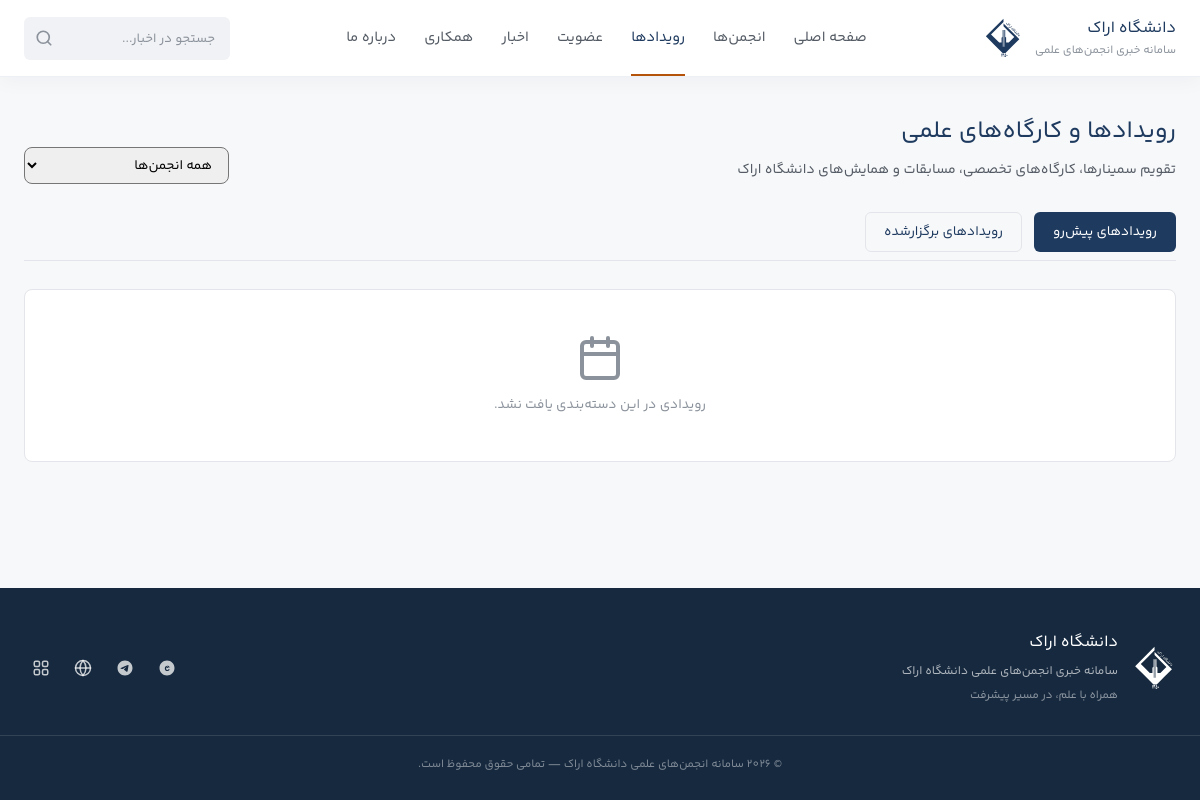
Before: /events.php with the older database file.
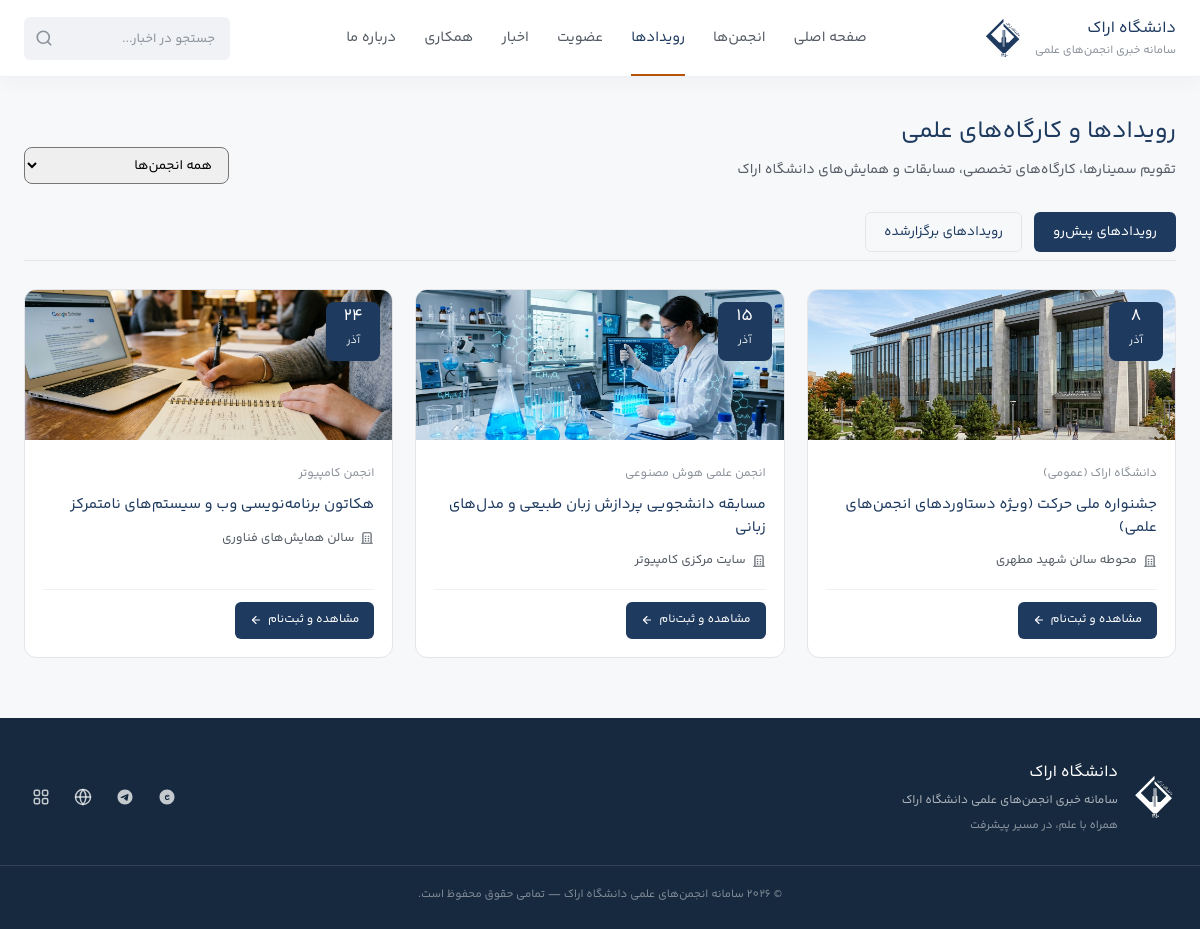
After: the same page with the newer database file.
### tables this page shows
CREATE TABLE IF NOT EXISTS `events` (
  `id` int(11) NOT NULL AUTO_INCREMENT PRIMARY KEY,
  `association_id` int(11) NOT NULL DEFAULT 0,
  `title` varchar(255) NOT NULL,
  `description` text DEFAULT NULL,
  `location` varchar(255) DEFAULT NULL,
  `starts_at` datetime NOT NULL,
  `ends_at` datetime DEFAULT NULL,
  `image` varchar(255) DEFAULT NULL,
  `form_id` int(11) NOT NULL DEFAULT 0,
  `is_published` tinyint(1) NOT NULL DEFAULT 1,
  `created_at` datetime DEFAULT CURRENT_TIMESTAMP,
  KEY `idx_events_starts` (`starts_at`, `is_published`)
) DEFAULT CHARSET=utf8mb4;

CREATE TABLE IF NOT EXISTS `associations` (
  `id` int(11) NOT NULL AUTO_INCREMENT PRIMARY KEY,
  `name` varchar(255) NOT NULL,
  `description` text,
  `goals` text,
  `icon` varchar(255) DEFAULT NULL,
  `icon_key` varchar(50) DEFAULT 'general',
  `cover_image` varchar(255) DEFAULT NULL,
  `email` varchar(255) DEFAULT NULL,
  `phone` varchar(50) DEFAULT NULL,
  `telegram` varchar(100) DEFAULT NULL,
  `instagram` varchar(100) DEFAULT NULL,
  `linkedin` varchar(100) DEFAULT NULL,
  `website` varchar(255) DEFAULT NULL,
  `address` text,
  `membership_open` tinyint(1) DEFAULT 1
) DEFAULT CHARSET=utf8mb4;

### events.php (the view, shortened to what this page needs)
<?php
$page = 'events';
require_once __DIR__ . '/includes/header.php';
$tab = $_GET['tab'] ?? 'upcoming';
$assocId = (int)($_GET['assoc'] ?? 0);
$where = ["is_published = 1"];
$params = [];
if ($tab === 'past') {
    $where[] = "starts_at < NOW()";
    $orderBy = "starts_at DESC";
} else {
    $tab = 'upcoming';
    $where[] = "starts_at >= NOW()";
    $orderBy = "starts_at ASC";
}
$sql = "SELECT e.*, a.name AS assoc_name
        FROM events e
        LEFT JOIN associations a ON e.association_id = a.id
        WHERE " . implode(' AND ', $where) . "
        ORDER BY $orderBy";
$stmt = $pdo->prepare($sql);
$stmt->execute($params);
$events = $stmt->fetchAll();
?>
<section class="page-container container">
    <div class="page-header-box" style="display:flex; justify-content:space-between; align-items:flex-end; flex-wrap:wrap; gap:16px;">
        <div>
            <h1 class="page-title">رویدادها و کارگاه‌های علمی</h1>
            <p style="font-size:14px; color:var(--text-secondary); margin-top:6px;">تقویم سمینارها، کارگاه‌های تخصصی، مسابقات و همایش‌های دانشگاه اراک</p>
        </div>
        <form method="GET" action="events.php" style="display:flex; gap:10px; align-items:center;">
            <select name="assoc" onchange="this.form.submit()" class="form-control" style="font-size:13.5px; padding:6px 12px; border-radius:var(--radius-md);">
                <option value="0">همه انجمن‌ها</option>
            </select>
        </form>
    </div>
    <div class="events-tabs" style="display:flex; gap:12px; margin-bottom:28px; border-bottom:1px solid var(--border-color); padding-bottom:8px;">
        <a href="events.php?tab=upcoming&assoc=<?= $assocId ?>" class="<?= $tab === 'upcoming' ? 'btn-primary' : 'btn-secondary' ?>" style="font-size:13.5px; padding:6px 18px;">
            رویدادهای پیش‌رو
        </a>
        <a href="events.php?tab=past&assoc=<?= $assocId ?>" class="<?= $tab === 'past' ? 'btn-primary' : 'btn-secondary' ?>" style="font-size:13.5px; padding:6px 18px;">
            رویدادهای برگزارشده
        </a>
    </div>
    <?php if ($events): ?>
        <div class="events-list-grid" style="display:grid; grid-template-columns:repeat(auto-fill, minmax(340px, 1fr)); gap:22px;">
            <?php foreach ($events as $ev):
                $dateObj = strtotime($ev['starts_at']);
                $jalali = gregorian_to_jalali((int)date('Y', $dateObj), (int)date('n', $dateObj), (int)date('j', $dateObj));
                $months = ['','فروردین','اردیبهشت','خرداد','تیر','مرداد','شهریور','مهر','آبان','آذر','دی','بهمن','اسفند'];
                $dayNum = strtr((string)$jalali[2], ['0'=>'۰','1'=>'۱','2'=>'۲','3'=>'۳','4'=>'۴','5'=>'۵','6'=>'۶','7'=>'۷','8'=>'۸','9'=>'۹']);
                $monthName = $months[$jalali[1]];
                $img = !empty($ev['image']) ? getNewsImageUrl($ev['image']) : 'assets/images/news-placeholder1.jpg';
            ?>
                <article class="event-card" style="background:var(--color-surface); border:1px solid var(--border-color); border-radius:var(--radius-lg); overflow:hidden; display:flex; flex-direction:column; transition:border-color 0.15s ease;">
                    <div style="height:150px; position:relative; overflow:hidden;">
                        <img src="<?= e($img) ?>" alt="<?= e($ev['title']) ?>" style="width:100%; height:100%; object-fit:cover;">
                        <div style="position:absolute; top:12px; right:12px; background:var(--color-primary-navy); color:#fff; border-radius:var(--radius-md); padding:6px 12px; text-align:center; min-width:54px;">
                            <span style="font-size:17px; font-weight:700; display:block; line-height:1;"><?= $dayNum ?></span>
                            <span style="font-size:11px; opacity:0.9;"><?= $monthName ?></span>
                        </div>
                    </div>
                    <div style="padding:18px; flex:1; display:flex; flex-direction:column; justify-content:space-between;">
                        <div>
                            <span style="font-size:12px; color:var(--text-muted); font-weight:500;">
                                <?= e($ev['assoc_name'] ?: 'دانشگاه اراک (عمومی)') ?>
                            </span>
                            <h3 style="font-size:15px; font-weight:700; color:var(--color-primary-navy); margin:6px 0 10px; line-height:1.5;">
                                <a href="event.php?id=<?= $ev['id'] ?>"><?= e($ev['title']) ?></a>
                            </h3>
                            <?php if (!empty($ev['location'])): ?>
                                <p style="font-size:12.5px; color:var(--text-secondary); display:flex; align-items:center; gap:6px;">
                                    <?= svgIcon('building', '', 14) ?> <?= e($ev['location']) ?>
                                </p>
                            <?php endif; ?>
                        </div>
                        <div style="margin-top:16px; padding-top:12px; border-top:1px solid var(--border-subtle); display:flex; justify-content:space-between; align-items:center;">
                            <a href="event.php?id=<?= $ev['id'] ?>" class="btn-primary" style="font-size:12px; padding:6px 14px;">
                                مشاهده و ثبت‌نام <?= svgIcon('arrow-left', '', 12) ?>
                            </a>
                        </div>
                    </div>
                </article>
            <?php endforeach; ?>
        </div>
    <?php else: ?>
        <div class="empty-state-box">
            <?= svgIcon('calendar', 'empty-icon', 48) ?>
            <p>رویدادی در این دسته‌بندی یافت نشد.</p>
        </div>
    <?php endif; ?>
</section>
<?php include 'includes/footer.php'; ?>

### includes/header.php (shortened to what this page needs)
<?php
require_once __DIR__ . '/functions.php';
$page = $page ?? '';
$nav = [
    'home'         => ['index.php', 'صفحه اصلی'],
    'associations' => ['associations.php', 'انجمن‌ها'],
    'events'       => ['events.php', 'رویدادها'],
    'membership'   => ['membership.php', 'عضویت'],
    'news'         => ['news.php', 'اخبار'],
    'cooperation'  => ['cooperation.php', 'همکاری'],
    'about'        => ['about.php', 'درباره ما'],
];
?>
<!DOCTYPE html>
<html lang="fa" dir="rtl">
<head>
    <link rel="stylesheet" href="assets/css/style.css?v=<?= file_exists(__DIR__ . '/../assets/css/style.css') ? filemtime(__DIR__ . '/../assets/css/style.css') : '3.0' ?>">
<body>
<header class="main-header" id="mainHeader">
    <div class="container header-flex">
        <a href="index.php" class="logo-box">
            <div class="logo-text">
                <span class="logo-title">دانشگاه اراک</span>
                <span class="logo-sub">سامانه خبری انجمن‌های علمی</span>
            </div>
            <div class="logo-icon-wrap">
                <img src="assets/images/logo.svg" alt="دانشگاه اراک" class="logo-img">
            </div>
        </a>
        <nav class="main-nav" id="mainNav">
            <ul class="nav-list">
                <?php foreach ($nav as $key => $item): ?>
                    <li class="nav-item">
                        <a href="<?= $item[0] ?>" class="nav-link <?= $page === $key ? 'active' : '' ?>">
                            <?= $item[1] ?>
                        </a>
                    </li>
                <?php endforeach; ?>
            </ul>
        </nav>
        <div class="header-actions">
            <form class="search-box" action="news.php" method="get">
                <input type="text" name="q" placeholder="جستجو در اخبار..." value="<?= e($_GET['q'] ?? '') ?>" aria-label="جستجو در اخبار">
                <button type="submit" class="search-btn" aria-label="جستجو">
                    <?= svgIcon('search', '', 18) ?>
                </button>
            </form>
        </div>
    </div>
</header>

### includes/functions.php (shortened to what this page needs)
<?php
function e($s) { return htmlspecialchars((string)$s, ENT_QUOTES, 'UTF-8'); }
function gregorian_to_jalali($gy, $gm, $gd) {
    $g_d_m = [0,31,59,90,120,151,181,212,243,273,304,334];
    $gy2 = ($gm > 2) ? ($gy + 1) : $gy;
    $days = 355666 + (365 * $gy) + ((int)(($gy2 + 3) / 4)) - ((int)(($gy2 + 99) / 100)) + ((int)(($gy2 + 399) / 400)) + $gd + $g_d_m[$gm - 1];
    $jy = -1595 + (33 * ((int)($days / 12053)));
    $days %= 12053;
    $jy += 4 * ((int)($days / 1461));
    $days %= 1461;
    if ($days > 365) { $jy += (int)(($days - 1) / 365); $days = ($days - 1) % 365; }
    if ($days < 186) { $jm = 1 + (int)($days / 31); $jd = 1 + ($days % 31); }
    else { $jm = 7 + (int)(($days - 186) / 30); $jd = 1 + (($days - 186) % 30); }
    return [$jy, $jm, $jd];
}
function svgIcon($name, $class = '', $size = null) {
    $szAttr = $size ? 'width="' . (int)$size . '" height="' . (int)$size . '"' : '';
    $cls = $class ? ' class="svg-icon ' . e($class) . '"' : ' class="svg-icon"';
    switch ($name) {
        case 'search':
            return '<svg ' . $cls . ' ' . $szAttr . ' viewBox="0 0 24 24" fill="none" stroke="currentColor" stroke-width="2.2" stroke-linecap="round" stroke-linejoin="round"><circle cx="11" cy="11" r="8"/><line x1="21" y1="21" x2="16.65" y2="16.65"/></svg>';
        case 'calendar':
            return '<svg ' . $cls . ' ' . $szAttr . ' viewBox="0 0 24 24" fill="none" stroke="currentColor" stroke-width="2" stroke-linecap="round" stroke-linejoin="round"><rect x="3" y="4" width="18" height="18" rx="2" ry="2"/><line x1="16" y1="2" x2="16" y2="6"/><line x1="8" y1="2" x2="8" y2="6"/><line x1="3" y1="10" x2="21" y2="10"/></svg>';
        case 'arrow-left':
            return '<svg ' . $cls . ' ' . $szAttr . ' viewBox="0 0 24 24" fill="none" stroke="currentColor" stroke-width="2.2" stroke-linecap="round" stroke-linejoin="round"><line x1="19" y1="12" x2="5" y2="12"/><polyline points="12 19 5 12 12 5"/></svg>';
        case 'building':
        case 'association':
            return '<svg ' . $cls . ' ' . $szAttr . ' viewBox="0 0 24 24" fill="none" stroke="currentColor" stroke-width="2" stroke-linecap="round" stroke-linejoin="round"><path d="M3 21h18M5 21V5a2 2 0 0 1 2-2h10a2 2 0 0 1 2 2v16M9 9h1M9 13h1M9 17h1M14 9h1M14 13h1M14 17h1"/></svg>';
        case 'close':
            return '<svg ' . $cls . ' ' . $szAttr . ' viewBox="0 0 24 24" fill="none" stroke="currentColor" stroke-width="2.5" stroke-linecap="round" stroke-linejoin="round"><line x1="18" y1="6" x2="6" y2="18"/><line x1="6" y1="6" x2="18" y2="18"/></svg>';
        case 'menu':
            return '<svg ' . $cls . ' ' . $szAttr . ' viewBox="0 0 24 24" fill="none" stroke="currentColor" stroke-width="2.2" stroke-linecap="round" stroke-linejoin="round"><line x1="3" y1="12" x2="21" y2="12"/><line x1="3" y1="6" x2="21" y2="6"/><line x1="3" y1="18" x2="21" y2="18"/></svg>';
        case 'telegram':
            return '<svg ' . $cls . ' ' . $szAttr . ' viewBox="0 0 24 24" fill="currentColor"><path d="M12 2C6.48 2 2 6.48 2 12s4.48 10 10 10 10-4.48 10-10S17.52 2 12 2zm4.64 6.8c-.15 1.58-.8 5.42-1.13 7.19-.14.75-.42 1-.68 1.03-.58.05-1.02-.38-1.58-.75-.88-.58-1.38-.94-2.23-1.5-.99-.65-.35-1.01.22-1.59.15-.15 2.71-2.48 2.76-2.69a.2.2 0 0 0-.05-.18c-.06-.05-.14-.03-.21-.02-.09.02-1.49.95-4.22 2.79-.4.27-.76.41-1.08.4-.36-.01-1.04-.2-1.55-.37-.63-.2-1.12-.31-1.08-.66.02-.18.27-.36.74-.55 2.92-1.27 4.86-2.11 5.83-2.51 2.78-1.16 3.35-1.36 3.73-1.36.08 0 .27.02.39.12.1.08.13.19.14.27-.01.06.01.24 0 .37z"/></svg>';
        case 'eitaa':
            return '<svg ' . $cls . ' ' . $szAttr . ' viewBox="0 0 24 24" fill="currentColor"><path d="M12 2C6.48 2 2 6.48 2 12s4.48 10 10 10 10-4.48 10-10S17.52 2 12 2zm3.3 12.6c-.6.9-1.6 1.4-2.8 1.4-1.9 0-3.4-1.5-3.4-3.5 0-2 1.5-3.5 3.4-3.5 1.5 0 2.7.9 3.2 2.2h-1.8c-.3-.5-.8-.8-1.4-.8-1 0-1.7.8-1.7 2.1 0 1.2.7 2.1 1.7 2.1.6 0 1.1-.3 1.4-.8h1.4v.8zm-2.8-2.6c-.6 0-1.1-.5-1.1-1.1s.5-1.1 1.1-1.1 1.1.5 1.1 1.1-.5 1.1-1.1 1.1z"/></svg>';
        case 'globe':
        case 'web':
        case 'website':
            return '<svg ' . $cls . ' ' . $szAttr . ' viewBox="0 0 24 24" fill="none" stroke="currentColor" stroke-width="2" stroke-linecap="round" stroke-linejoin="round"><circle cx="12" cy="12" r="10"/><line x1="2" y1="12" x2="22" y2="12"/><path d="M12 2a15.3 15.3 0 0 1 4 10 15.3 15.3 0 0 1-4 10 15.3 15.3 0 0 1-4-10 15.3 15.3 0 0 1 4-10z"/></svg>';
        case 'grid':
        case 'portal':
            return '<svg ' . $cls . ' ' . $szAttr . ' viewBox="0 0 24 24" fill="none" stroke="currentColor" stroke-width="2" stroke-linecap="round" stroke-linejoin="round"><rect x="3" y="3" width="7" height="7" rx="2"/><rect x="14" y="3" width="7" height="7" rx="2"/><rect x="14" y="14" width="7" height="7" rx="2"/><rect x="3" y="14" width="7" height="7" rx="2"/></svg>';
    }
}
function getNewsImageUrl($img) {
    if (!empty($img)) {
        if (file_exists(__DIR__ . '/../uploads/news/' . $img)) {
            return 'uploads/news/' . e($img);
        }
        if (file_exists(__DIR__ . '/../assets/images/' . $img)) {
            return 'assets/images/' . e($img);
        }
    }
    return 'assets/images/news-placeholder1.jpg';
}
?>

### includes/footer.php (shortened to what this page needs)
<footer class="main-footer">
    <div class="footer-inner">
        <div class="container footer-flex">
            <div class="footer-brand">
                <div class="footer-logo-wrap">
                    <img src="assets/images/logo-white.svg" alt="دانشگاه اراک" class="footer-logo">
                    <div class="footer-brand-text">
                        <h3 class="footer-title">دانشگاه اراک</h3>
                        <p class="footer-tagline">سامانه خبری انجمن‌های علمی دانشگاه اراک</p>
                        <span class="footer-slogan">همراه با علم، در مسیر پیشرفت</span>
                    </div>
                </div>
            </div>
            <div class="footer-actions">
                <div class="footer-social-links">
                    <a href="https://eitaa.com/araku_anjoman" target="_blank" rel="noopener noreferrer" class="social-circle" aria-label="کانال ایتا انجمن‌های علمی دانشگاه اراک" title="کانال ایتا">
                        <?= svgIcon('eitaa', '', 18) ?>
                    </a>
                    <a href="https://t.me/arakue" target="_blank" rel="noopener noreferrer" class="social-circle" aria-label="کانال تلگرام انجمن‌های علمی دانشگاه اراک" title="کانال تلگرام">
                        <?= svgIcon('telegram', '', 18) ?>
                    </a>
                    <a href="https://saau.ir" target="_blank" rel="noopener noreferrer" class="social-circle" aria-label="سامانه جامع انجمن‌های علمی (saau.ir)" title="سامانه saau.ir">
                        <?= svgIcon('globe', '', 18) ?>
                    </a>
                    <a href="https://araku.ac.ir" target="_blank" rel="noopener noreferrer" class="social-circle" aria-label="پورتال دانشگاه اراک" title="پورتال دانشگاه اراک">
                        <?= svgIcon('grid', '', 18) ?>
                    </a>
                </div>
            </div>
        </div>
        <div class="footer-bottom">
            <div class="container">
                <p>© <?= date('Y') ?> سامانه انجمن‌های علمی دانشگاه اراک — تمامی حقوق محفوظ است.</p>
            </div>
        </div>
    </div>
</footer>
</body>
</html>

Changed rows visible on the page:
added events: image (picture), starts_at "۸", starts_at "آذر", assoc_name "دانشگاه اراک (عمومی)", title "جشنواره ملی حرکت (ویژه دستاوردهای انجمن‌های علمی)", location "محوطه سالن شهید مطهری"
added events: image (picture), starts_at "۱۵", starts_at "آذر", association.name "انجمن علمی هوش مصنوعی", title "مسابقه دانشجویی پردازش زبان طبیعی و مدل‌های زبانی", location "سایت مرکزی کامپیوتر"
added events: image (picture), starts_at "۲۴", starts_at "آذر", association.name "انجمن کامپیوتر", title "هکاتون برنامه‌نویسی وب و سیستم‌های نامتمرکز", location "سالن همایش‌های فناوری"
Other visible differences:
text no longer shown: "رویدادی در این دسته‌بندی یافت نشد."
